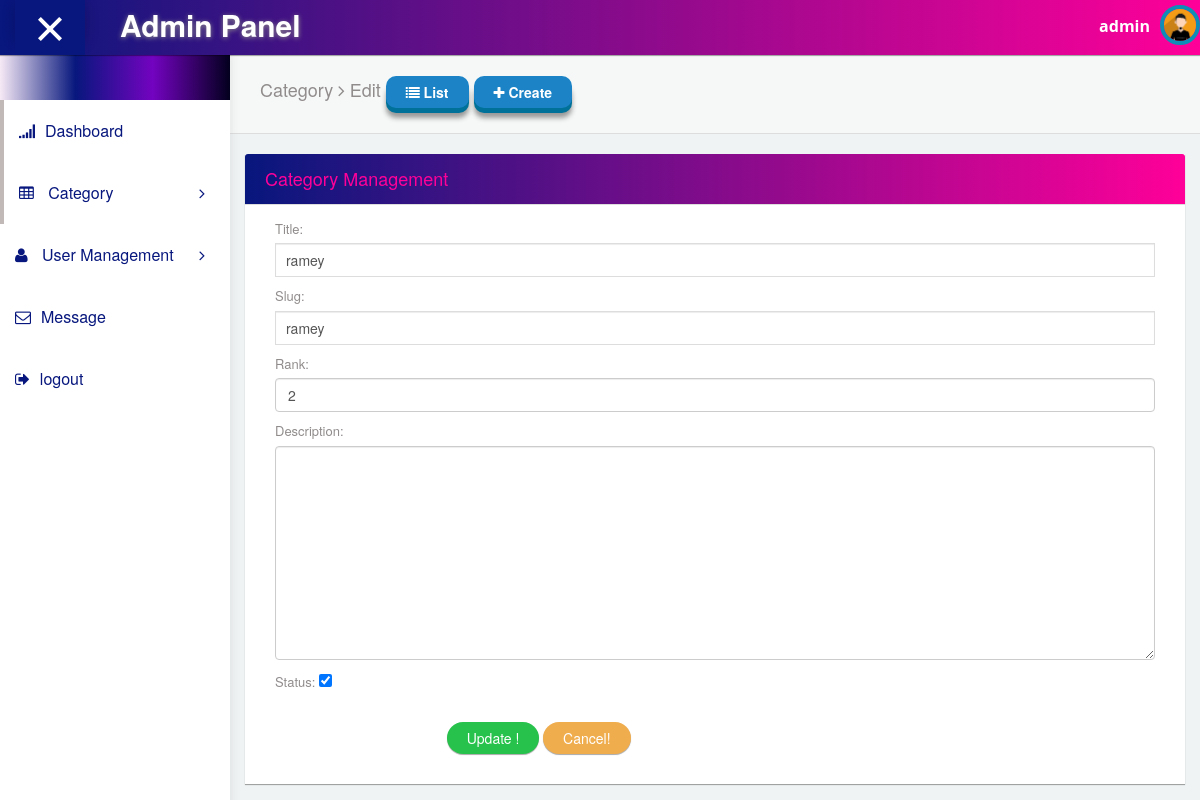
Page /backend/category/3/edit (signed in) on the committed database.
### newsportal/models.py (models this page shows, shortened)
class Category(Cat):
    objects=CategoryManager()
    class Meta:
        db_table='category'

### newsportal/views.py (the view)
# urls.py: path('<int:id>/edit',views.edit_category, name='edit_category')
@login_required(login_url='signin')
def edit_category(request, id, ):
    category = Category.objects.get(pk=id)
    form=CategoryForm(request.POST or None,request.FILES or None, instance=category)
    if form.is_valid():
        form.save()
        messages.add_message(request,messages.SUCCESS,"Category Updated Successfully")
        return redirect('list_category')
    context = {
        'forms':form
    }
    return render(request, 'backend/category/edit.html',context)

### newsportal/forms.py
class CategoryForm(forms.ModelForm):
    title = forms.CharField(widget=forms.TextInput(attrs={'class':'form-control','id':'title','placeholder':'Category Title','title':'Please ENter your Title'}))
    slug = forms.CharField(widget=forms.TextInput(attrs={'class':'form-control','id':'slug','placeholder':'Category slug','title':'Please ENter your Slug'}))
    rank = forms.CharField(widget=forms.NumberInput(attrs={'class':'form-control','placeholder':'Rank','title':'Please ENter your Rank'}))
    description = forms.CharField(widget=forms.Textarea(attrs={'class':'form-control'}))
    class Meta:
            model = Category
            fields = ['title','slug','rank','description','status' ]

### templates/backend/category/edit.html (shortened to what this page needs)
{% extends "backend/master/master.html" %}
{% block content %}
<div id="content">
        <div class="panel box-shadow-none content-header">
          <div class="panel-body">
            <div class="col-md-12">
                <h4 class="animated fadeInLeft">
                    Category <span class="fa-angle-right fa"></span> Edit
                    <a href="{% url 'list_category' %}" class="btn btn-3d btn-primary"><span class="fa fa-list"></span> List</a>
                    <a href="{% url 'create_category' %}" class="btn btn-3d btn-primary"><span class="fa fa-plus"></span> Create</a>
                </h4>
            </div>
          </div>
        </div>
        <div class="form-element">
          <div class="col-md-12 padding-0">
            <div class="col-md-12">
              <div class="panel form-element-padding">
                <div class="panel-heading">
                 <h4>Category Management</h4>
                </div>
                 <div class="panel-body" style="padding-bottom:30px;">
                  <div class="col-md-12">
                    <form action="" method="POST" id="form" novalidate="">
                        {{forms.as_p}}
                        <div class="form-group">
                            <div class="col-sm-2">
                            </div>
                            <div class="col-sm-10">
                            <input type="submit" class="btn ripple-infinite  btn-round  btn-success" value="Update !">
                              <input type="reset" class="btn ripple-infinite  btn-round  btn-warning" value="Cancel!">
                            </div>
                          </div>
                    </form>
                      </div>
                  </div>
                </div>
              </div>
            </div>
          </div>
      </div>
    </div>
{% endblock %}

### templates/backend/master/master.html (shortened to what this page needs)
<!DOCTYPE html>
{% load static %}
<html lang="en">
<head>
  <link rel="stylesheet" type="text/css" href="{% static 'asset/css/bootstrap.min.css' %}">
  <link rel="stylesheet" type="text/css" href="{% static 'asset/css/plugins/font-awesome.min.css' %}"/>
  <link rel="stylesheet" type="text/css" href="{% static 'asset/css/plugins/datatables.bootstrap.min.css' %}"/>
  <link rel="stylesheet" type="text/css" href="{% static 'asset/css/plugins/animate.min.css' %}"/>
  <link rel="stylesheet" type="text/css" href="{% static 'asset/css/plugins/nouislider.min.css' %}"/>
  <link rel="stylesheet" type="text/css" href="{% static 'asset/css/plugins/select2.min.css' %}"/>
  <link rel="stylesheet" type="text/css" href="{% static 'asset/css/plugins/ionrangeslider/ion.rangeSlider.css' %}"/>
  <link rel="stylesheet" type="text/css" href="{% static 'asset/css/plugins/ionrangeslider/ion.rangeSlider.skinFlat.css' %}"/>
  <link rel="stylesheet" type="text/css" href="{% static 'asset/css/plugins/bootstrap-material-datetimepicker.css' %}"/>
  <link href="{% static 'asset/css/style.css' %}" rel="stylesheet">
</head>
<body id="mimin" class="dashboard">
        <nav class="navbar navbar-default header navbar-fixed-top">
          <div class="col-md-12 nav-wrapper">
            <div class="navbar-header" style="width:100%;">
              <div class="opener-left-menu is-open">
                <span class="bottom"></span>
              </div>
                <a href="{% url 'dashboard' %}" class="navbar-brand">
                 <b>Admin Panel</b>
                </a>
              <ul class="nav navbar-nav search-nav">
                <li>
                   <div class="search">
                  </div>
                </li>
              </ul>
              <ul class="nav navbar-nav navbar-right user-nav">
                <li class="user-name"><span>{{request.user.username}} </span></li>
                <li class="dropdown avatar-dropdown">
                    <img src="/static/asset/img/avatar.jpg" class="img-circle avatar" alt="user name" data-toggle="dropdown" aria-haspopup="true" aria-expanded="true"/>
                 </li>
              </ul>
            </div>
          </div>
        </nav>
      <div class="container-fluid mimin-wrapper">
            <div id="left-menu">
              <div class="sub-left-menu scroll">
                <ul class="nav nav-list">
                    <li><div class="left-bg"></div></li>
                    <li class="active ripple">
                      <a href=""><span class="fa-signal fa"></span>Dashboard</a>
                    </li>
                    <li class="active ripple">
                        <a class="tree-toggle nav-header">
                          <span class="fa fa-table "></span> Category
                          <span class="fa-angle-right fa right-arrow text-right"></span>
                        </a>
                      </li>
                        <li class="ripple">
                          <a class="tree-toggle nav-header">
                            <span class="fa fa-user"></span> User Management
                            <span class="fa-angle-right fa right-arrow text-right"></span>
                          </a>
                        </li>
                    <li class="ripple">
                        <a href=""><span class="fa fa-envelope-o"></span>Message</a>
                      </li>
                      <li class="ripple">
                          <a href=""><span class="fa-sign-out fa"></span>logout</a>
                        </li>
                  </ul>
                </div>
            </div>
          {% block content %}
               {% endblock %}
</body>
</html>

### rows in the picture
Category: title "ramey", slug "ramey", rank "2", status "☑"

### other values in the picture
{{ request.user.username }} "admin"
